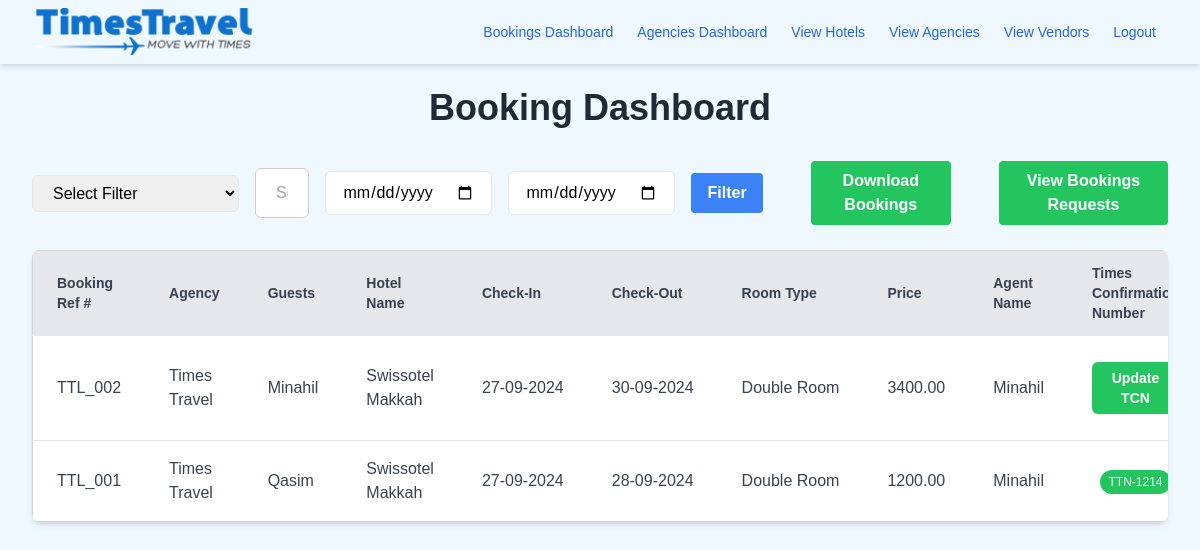
/bookings (signed in), run on an earlier commit of the app's database.
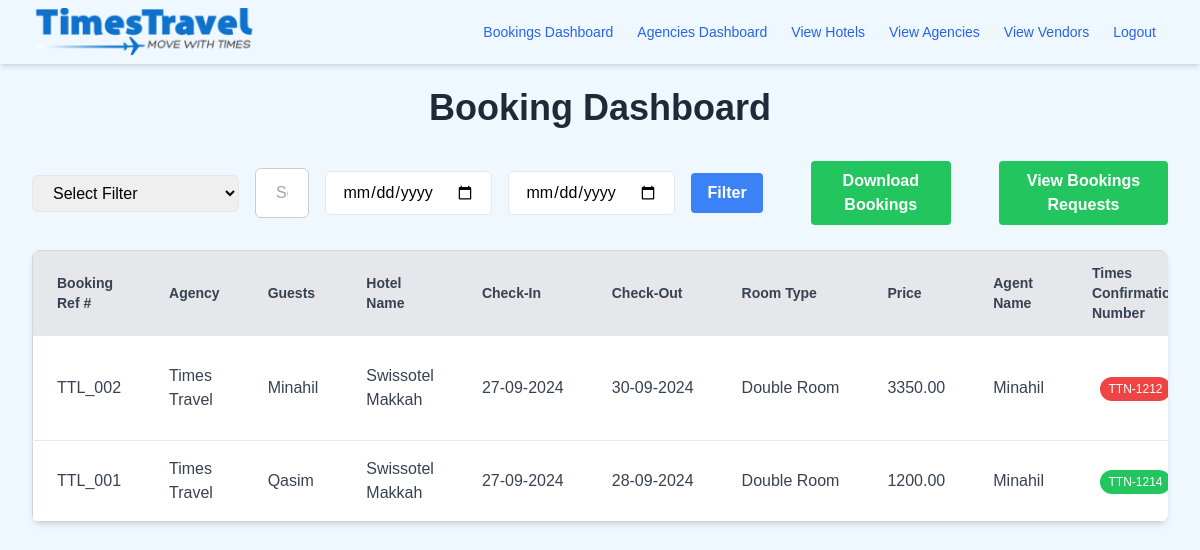
And on a later commit of the database.
### app/models.py (models this page shows, shortened)
class Booking(db.Model):
    __tablename__ = 'bookings'
    id = Column(Integer, primary_key=True)
    check_in = Column(DateTime, nullable=False)
    check_out = Column(DateTime, nullable=False)
    hotel_id = Column(Integer, ForeignKey('hotel.id'), nullable=False)
    hotel_name = Column(String(128), nullable=False)
    room_type = Column(String(128), nullable=True)
    room_id = Column(Integer, ForeignKey('room.id'), nullable=False)
    agent_id = Column(Integer, ForeignKey('users.id'), nullable=True)
    agency_id = Column(Integer, ForeignKey('agencies.id'), nullable=True)
    agency = db.relationship('Agency', back_populates='bookings')
    confirmation_number = Column(String(64), unique=True, nullable=True)
    booking_confirmed = Column(Boolean, default=False)
    times_con_number = Column(String(64), unique=True, nullable=True)
    times_confirmed = Column(Boolean, default=False)
    invoice_paid = Column(Boolean, default=False)
    vendor_paid = Column(Boolean, default=False)
    payment_number = Column(String(64), unique=True, nullable=True)
    selling_price = Column(Numeric(precision=12, scale=2), nullable=True)
    buying_price = Column(Numeric(precision=12, scale=2), nullable=True)
    discount = Column(Numeric(precision=12, scale=2), nullable=True)
    special_requests = Column(String(128), nullable=True)
    remarks = Column(Text, nullable=True)
    room = relationship('Room', back_populates='bookings')
    agent = relationship('User', back_populates='bookings', foreign_keys=[agent_id])
    agency = relationship('Agency', back_populates='bookings', foreign_keys=[agency_id])
    guests = relationship('Guest', back_populates='booking', cascade="all, delete-orphan")
    hotel = relationship('Hotel', back_populates='bookings')
    invoice = relationship('Invoice', back_populates='booking', uselist=False, cascade="all, delete-orphan")

class Agency(db.Model):
    __tablename__ = 'agencies'
    id = Column(Integer, primary_key=True)
    name = Column(String(128), nullable=False)
    email = Column(String(120), index=True, unique=True, nullable=False)
    designation = Column(String(128), nullable=True)
    telephone = Column(BigInteger, nullable=True)
    credit_limit = Column(Numeric(precision=12, scale=2), default=0.00)
    used_credit = Column(Numeric(precision=12, scale=2), default=0.00)
    paid_back = Column(Numeric(precision=12, scale=2), default=0.00)
    account_limit = Column(Numeric(precision=5, scale=0), default=0)
    allowed_accounts = Column(Integer, default=0)
    users = relationship(
        'User',
        back_populates='agency',
        foreign_keys='User.agency_id'
    )
    bookings = relationship(
        'Booking',
        back_populates='agency',
        foreign_keys='Booking.agency_id',
        lazy='joined'
    )

class Guest(db.Model):
    __tablename__ = 'guests'
    id = Column(Integer, primary_key=True)
    first_name = Column(String(64), nullable=False)
    last_name = Column(String(64), nullable=False)
    email = Column(String(120), nullable=True)
    phone_number = Column(BigInteger, nullable=True)
    booking_id = Column(Integer, ForeignKey('bookings.id'), nullable=False)  # Link to Booking model
    booking = relationship('Booking', back_populates='guests')

class Room(db.Model):
    __tablename__ = 'room'
    id = db.Column(db.Integer, primary_key=True)
    hotel_id = db.Column(db.Integer, db.ForeignKey('hotel.id'), nullable=False)
    type = db.Column(db.String(100), nullable=False)
    view_type = db.Column(db.String(100), nullable=False)
    availability = db.Column(db.Boolean, nullable=False)
    rooms_available = db.Column(db.Integer, nullable=False)
    inclusion = db.Column(db.String(100))
    approval = db.Column(db.String(100))
    notes = db.Column(db.String(100))
    january_rates = db.Column(JSON, nullable=True)
    february_rates = db.Column(JSON, nullable=True)
    march_rates = db.Column(JSON, nullable=True)
    april_rates = db.Column(JSON, nullable=True)
    may_rates = db.Column(JSON, nullable=True)
    june_rates = db.Column(JSON, nullable=True)
    july_rates = db.Column(JSON, nullable=True)
    august_rates = db.Column(JSON, nullable=True)
    september_rates = db.Column(JSON, nullable=True)
    october_rates = db.Column(JSON, nullable=True)
    november_rates = db.Column(JSON, nullable=True)
    december_rates = db.Column(JSON, nullable=True)
    total_price = db.Column(db.Float, default=0)
    bookings = relationship('Booking', back_populates='room')  # Back reference to Booking

class User(UserMixin, db.Model):
    __tablename__ = 'users'
    id = Column(Integer, primary_key=True)
    username = Column(String(64), nullable=False)
    email = Column(String(120), unique=True, nullable=False)
    hashed_password = Column(String(128), nullable=False)
    role = Column(String(64), nullable=False, default='user')
    agency_id = Column(Integer, ForeignKey('agencies.id'), nullable=True)
    agency = relationship(
        'Agency',
        back_populates='users',
        foreign_keys=[agency_id]
    )
    bookings = relationship(
        'Booking',
        back_populates='agent',
        foreign_keys='Booking.agent_id'
    )
    booking_requests = relationship(
        'BookingRequest',  # This must match the table name BookingRequest
        back_populates='agent',  # Ensure this matches the back_populates in BookingRequest
        foreign_keys='BookingRequest.agent_id'
    )

### app/routes/booking_routes.py (the view)
@booking_bp.route('/bookings', methods=['GET', 'POST'])
@login_required
@roles_required('super_admin', 'admin')
def view_bookings():
    query = Booking.query
    query = apply_filters_and_sorting(query)
    if current_user.role == 'super_admin':
        bookings = query.all()
    elif current_user.role == 'admin':
        bookings = query.filter_by(invoice_paid=False).all()
    return render_template('booking/booking_dashboard.html',
                           bookings=bookings,
                           sort_by=request.args.get('sort_by', 'id'),
                           sort_order=request.args.get('sort_order', 'asc'),
                           filter_column=request.args.get('filter_column'),
                           filter_value=request.args.get('filter_value'),
                           start_date=request.args.get('start_date'),
                           end_date=request.args.get('end_date'))

### app/models.py (called while the page is built)
@login.user_loader
def load_user(id):
    return User.query.get(int(id))

### app/templates/booking/booking_dashboard.html (shortened to what the changed rows need)
<!DOCTYPE html>
<html lang="en">
<head>
    <link rel="stylesheet" href="{{ url_for('static', filename='style.css') }}">
    <link rel="stylesheet" href="https://cdnjs.cloudflare.com/ajax/libs/font-awesome/6.0.0-beta3/css/all.min.css">
    <script src="https://cdn.tailwindcss.com"></script>
</head>
<body class="bg-primary-100">
    <div class="mt-6 mx-auto max-w-9xl px-4 sm:px-6 lg:px-8">
        <h1 class="text-4xl font-extrabold text-gray-800 mb-8 text-center">Booking Dashboard</h1>
        <div class="overflow-x-auto bg-white shadow-md rounded-lg">
            <table class="min-w-full border border-gray-300 divide-y divide-gray-200">
                <thead class="bg-gray-200">
                    <tr>
                        <th class="px-6 py-3 text-left text-sm font-semibold text-gray-700">
                            <a href="{{ url_for('booking.view_bookings', sort_by='id', sort_order='asc' if sort_order == 'desc' else 'desc', filter_column=filter_column, filter_value=filter_value) }}">Booking Ref #</a>
                        </th>
                        <th class="px-6 py-3 text-left text-sm font-semibold text-gray-700">
                            <a href="{{ url_for('booking.view_bookings', sort_by='agency_name', sort_order='asc' if sort_order == 'desc' else 'desc', filter_column=filter_column, filter_value=filter_value) }}">Agency</a>
                        </th>
                        <th class="px-6 py-3 text-left text-sm font-semibold text-gray-700">
                            <a href="{{ url_for('booking.view_bookings', sort_by='guests', sort_order='asc' if sort_order == 'desc' else 'desc', filter_column=filter_column, filter_value=filter_value) }}">Guests</a>
                        </th>
                        <th class="px-6 py-3 text-left text-sm font-semibold text-gray-700">
                            <a href="{{ url_for('booking.view_bookings', sort_by='hotel_name', sort_order='asc' if sort_order == 'desc' else 'desc', filter_column=filter_column, filter_value=filter_value) }}">Hotel Name</a>
                        </th>
                        <th class="px-6 py-3 text-left text-sm font-semibold text-gray-700">
                            <a href="{{ url_for('booking.view_bookings', sort_by='check_in', sort_order='asc' if sort_order == 'desc' else 'desc', filter_column=filter_column, filter_value=filter_value) }}">Check-In</a>
                        </th>
                        <th class="px-6 py-3 text-left text-sm font-semibold text-gray-700">
                            <a href="{{ url_for('booking.view_bookings', sort_by='check_out', sort_order='asc' if sort_order == 'desc' else 'desc', filter_column=filter_column, filter_value=filter_value) }}">Check-Out</a>
                        </th>
                        <th class="px-6 py-3 text-left text-sm font-semibold text-gray-700">
                            <a href="{{ url_for('booking.view_bookings', sort_by='room_type', sort_order='asc' if sort_order == 'desc' else 'desc', filter_column=filter_column, filter_value=filter_value) }}">Room Type</a>
                        </th>
                        <th class="px-6 py-3 text-left text-sm font-semibold text-gray-700">
                            <a href="{{ url_for('booking.view_bookings', sort_by='selling_price', sort_order='asc' if sort_order == 'desc' else 'desc', filter_column=filter_column, filter_value=filter_value) }}">Price</a>
                        </th>
                        <th class="px-6 py-3 text-left text-sm font-semibold text-gray-700">
                            <a href="{{ url_for('booking.view_bookings', sort_by='agent_name', sort_order='asc' if sort_order == 'desc' else 'desc', filter_column=filter_column, filter_value=filter_value) }}">Agent Name</a>
                        </th>
                        <th class="px-6 py-3 text-left text-sm font-semibold text-gray-700">
                            <a href="{{ url_for('booking.view_bookings', sort_by='times_confirmation_number', sort_order='asc' if sort_order == 'desc' else 'desc', filter_column=filter_column, filter_value=filter_value) }}">Times Confirmation Number</a>
                        </th>
                    </tr>
                </thead>
                <tbody class="bg-white divide-y divide-gray-200">
                    {% for booking in bookings %}
                    <tr class="hover:bg-gray-50 transition-colors">
                        <td class="px-6 py-4 text-gray-700" onclick="openBookingDetailsModal({{ booking.id }})">TTL_00{{ booking.id }}</td>
                        <td class="px-6 py-4 text-gray-700">
                            {% if booking.agency %}
                            {{ booking.agency.name }}
                            {% else %}
                            N/A
                            {% endif %}
                        </td>
                        <td class="px-6 py-4 text-gray-700">
                            {% if booking.guests %}
                                {{ booking.guests[0].first_name }}
                            {% else %}
                                N/A
                            {% endif %}
                        </td>
                        <td class="px-6 py-4 text-gray-700">{{ booking.hotel_name }}</td>
                        <td class="px-6 py-4 text-gray-700 nowrap">{{ booking.check_in.strftime('%d-%m-%Y') }}</td>
                        <td class="px-6 py-4 text-gray-700 nowrap">{{ booking.check_out.strftime('%d-%m-%Y') }}</td>
                        <td class="px-6 py-4 text-gray-700 nowrap">{{ booking.room.type or booking.room_type or 'N/A' }}</td>
                        <td class="px-6 py-4 text-gray-700 nowrap">{{ booking.selling_price }}</td>
                        <td class="px-6 py-4 text-gray-700">
                            {% if booking.agent %}
                            {{ booking.agent.username }}
                            {% else %}
                            N/A
                            {% endif %}
                        </td>
                        <td class="px-6 py-4 text-center">
                            {% if not booking.times_confirmed %}
                            <button
                                    onclick="openTCNModal('{{ booking.id }}', '{{ booking.times_con_number }}', '{{ booking.remarks }}')"
                                    class="bg-green-500 hover:bg-green-600 text-white font-semibold text-sm py-1.5 px-3 rounded-md shadow-sm transition duration-300 ease-in-out transform hover:scale-105">
                                    Update TCN
                            </button>
                            {% else %}
                            <span
                                class="inline-block px-2 py-1 text-xs font-medium text-white rounded-full {{ 'bg-green-500' if booking.booking_confirmed else 'bg-red-500' }}">
                                {{ booking.times_con_number }}
                            </span>
                            {% endif %}
                        </td>
                    </tr>
                    {% endfor %}
                </tbody>
            </table>
        </div>
    </div>
</body>
</html>

What changed in the data, as far as the page shows it:
changed Booking id 2: selling_price "3400.00" → "3350.00"; times_con_number (not shown) → "TTN-1212"; no longer shows "Update TCN"
